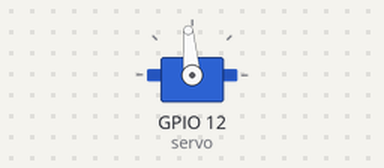
Simulated run of this program. Board: Raspberry Pi (BCM pin numbers). Shown: servo. Servo angles are drawn from the pulse width (0.5 ms = 0°, 2.5 ms = 180°).

Above: at 0.05 s.
At 0.85 s:
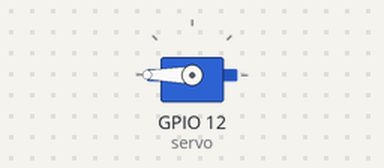
At 1.7 s:
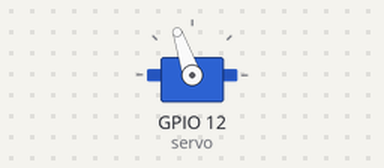
At 3.55 s:
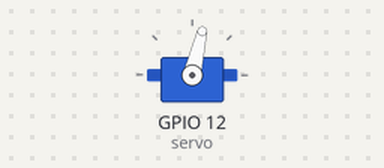
Timing chart, 0 to 8.3 s (numbered marks = the images above):
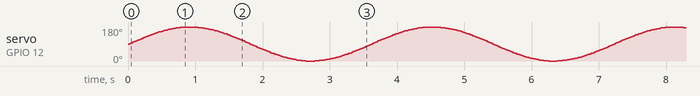

The program:

TestServo.py
```python
from gpiozero import Servo
from time import sleep
from gpiozero.pins.pigpio import PiGPIOFactory
import math

factory = PiGPIOFactory()

# 12 or 13

servo = Servo(12, min_pulse_width=0.5/1000, max_pulse_width=2.5/1000,pin_factory=factory)

while True:
	for i in range(0,360):
		servo.value = math.sin(math.radians(i))
		sleep(0.01)
servo.value = None
```
